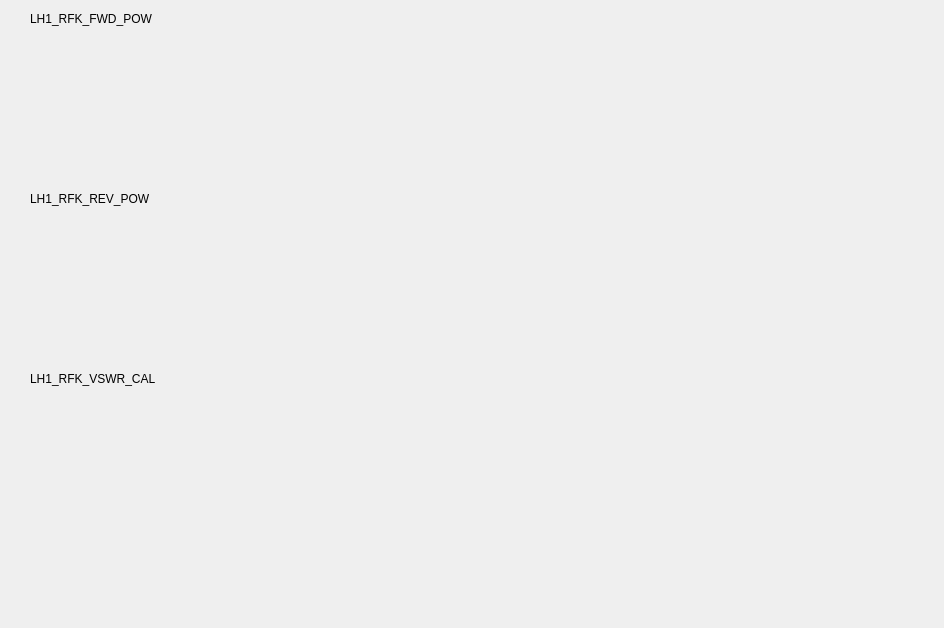
<ui version="4.0" >
 <class>Dialog</class>
 <widget class="QDialog" name="Dialog" >
  <property name="geometry" >
   <rect>
    <x>0</x>
    <y>0</y>
    <width>944</width>
    <height>628</height>
   </rect>
  </property>
  <property name="windowTitle" >
   <string>Klystron RF</string>
  </property>
  <widget class="CAMultiplot" name="caMultiplot" >
   <property name="geometry" >
    <rect>
     <x>30</x>
     <y>40</y>
     <width>880</width>
     <height>141</height>
    </rect>
   </property>
   <property name="pvname" >
    <string>LH1_RFK_FWD_POW</string>
   </property>
   <property name="pvname1" >
    <string/>
   </property>
   <property name="pvname2" >
    <string/>
   </property>
   <property name="pvname3" >
    <string/>
   </property>
   <property name="plotTitle" stdset="0" >
    <string>KLYSTRON RF CONTROLLER</string>
   </property>
   <property name="logScale" stdset="0" >
    <bool>false</bool>
   </property>
   <property name="periodicdata" stdset="0" >
    <enum>CAMultiplot::OneSec</enum>
   </property>
  </widget>
  <widget class="QLabel" name="label" >
   <property name="geometry" >
    <rect>
     <x>30</x>
     <y>10</y>
     <width>131</width>
     <height>18</height>
    </rect>
   </property>
   <property name="text" >
    <string>LH1_RFK_FWD_POW</string>
   </property>
  </widget>
  <widget class="QLabel" name="label_2" >
   <property name="geometry" >
    <rect>
     <x>30</x>
     <y>190</y>
     <width>131</width>
     <height>18</height>
    </rect>
   </property>
   <property name="text" >
    <string>LH1_RFK_REV_POW</string>
   </property>
  </widget>
  <widget class="CAMultiplot" name="caMultiplot_2" >
   <property name="geometry" >
    <rect>
     <x>30</x>
     <y>220</y>
     <width>880</width>
     <height>141</height>
    </rect>
   </property>
   <property name="pvname" >
    <string>LH1_RFK_REV_POW</string>
   </property>
   <property name="pvname1" >
    <string/>
   </property>
   <property name="pvname2" >
    <string/>
   </property>
   <property name="pvname3" >
    <string/>
   </property>
   <property name="plotTitle" stdset="0" >
    <string>KLYSTRON RF CONTROLLER</string>
   </property>
   <property name="logScale" stdset="0" >
    <bool>false</bool>
   </property>
   <property name="periodicdata" stdset="0" >
    <enum>CAMultiplot::OneSec</enum>
   </property>
  </widget>
  <widget class="QLabel" name="label_3" >
   <property name="geometry" >
    <rect>
     <x>30</x>
     <y>370</y>
     <width>131</width>
     <height>18</height>
    </rect>
   </property>
   <property name="text" >
    <string>LH1_RFK_VSWR_CAL</string>
   </property>
  </widget>
  <widget class="CAMultiplot" name="caMultiplot_3" >
   <property name="geometry" >
    <rect>
     <x>30</x>
     <y>400</y>
     <width>880</width>
     <height>141</height>
    </rect>
   </property>
   <property name="pvname" >
    <string>LH1_RFK_VSWR_CAL</string>
   </property>
   <property name="pvname1" >
    <string/>
   </property>
   <property name="pvname2" >
    <string/>
   </property>
   <property name="pvname3" >
    <string/>
   </property>
   <property name="plotTitle" stdset="0" >
    <string>KLYSTRON RF CONTROLLER</string>
   </property>
   <property name="logScale" stdset="0" >
    <bool>false</bool>
   </property>
   <property name="periodicdata" stdset="0" >
    <enum>CAMultiplot::OneSec</enum>
   </property>
  </widget>
 </widget>
 <customwidgets>
  <customwidget>
   <class>CAMultiplot</class>
   <extends>QFrame</extends>
   <header>caMultiplot.h</header>
  </customwidget>
 </customwidgets>
 <resources/>
 <connections/>
</ui>
